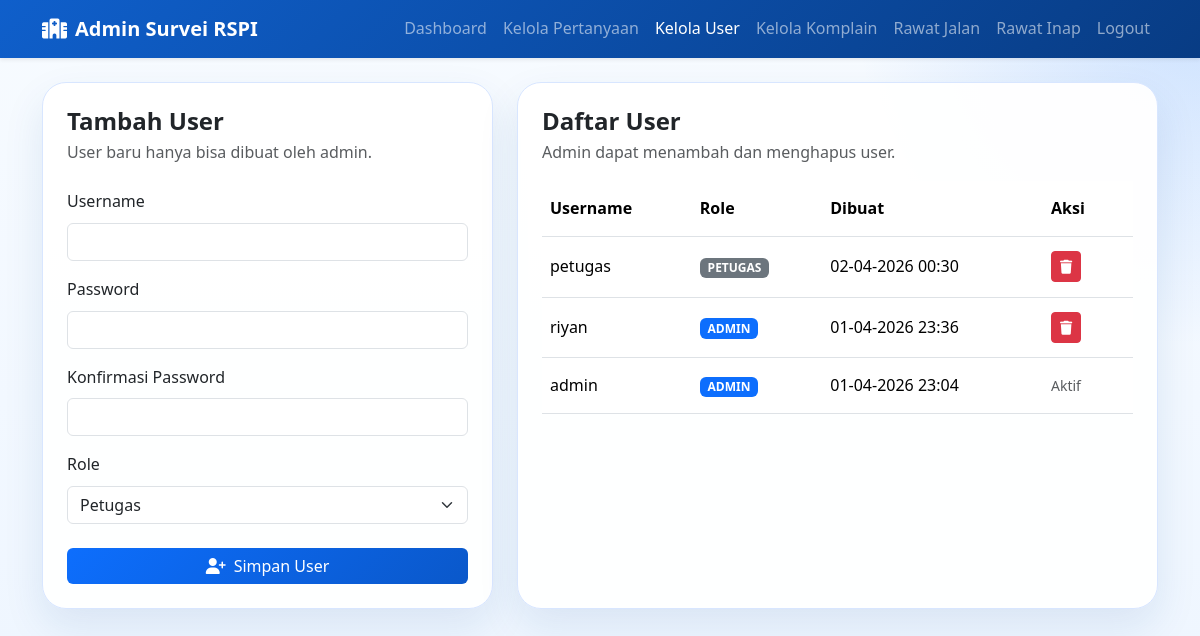
Screenshot of /admin/users/index.php (signed in) with the database file from the repository.
### tables this page shows
CREATE TABLE `users` (
  `id` int(11) NOT NULL,
  `username` varchar(50) NOT NULL,
  `password` varchar(255) NOT NULL,
  `role` enum('admin','petugas') DEFAULT 'petugas',
  `created_at` datetime NOT NULL DEFAULT current_timestamp()
);

### config/koneksi.php (called while the page is built, shortened)
<?php
function url(string $path = ''): string
{
    return BASE_URL . ($path !== '' ? '/' . ltrim($path, '/') : '');
}
function e(string $value): string
{
    return htmlspecialchars($value, ENT_QUOTES, 'UTF-8');
}
function user_saat_ini(): ?array
{
    return $_SESSION['user'] ?? null;
}
?>

### admin/users/index.php (the view, shortened to what this page needs)
<?php
require_once __DIR__ . '/../../config/koneksi.php';
$users = mysqli_query($conn, 'SELECT id, username, role, created_at FROM users ORDER BY id DESC');
require_once __DIR__ . '/../../includes/header.php';
require_once __DIR__ . '/../../includes/admin_nav.php';
?>
<div class="container py-4">
    <div class="row g-4">
        <div class="col-lg-5">
            <div class="card google-card h-100">
                <div class="card-body p-4">
                    <h4 class="fw-bold mb-1">Tambah User</h4>
                    <p class="text-muted mb-4">User baru hanya bisa dibuat oleh admin.</p>
                    <form action="<?= url('auth/simpan_user.php'); ?>" method="post">
                        <div class="mb-3"><label class="form-label">Username</label><input type="text" name="username" class="form-control" required></div>
                        <div class="mb-3"><label class="form-label">Password</label><input type="password" name="password" class="form-control" required></div>
                        <div class="mb-3"><label class="form-label">Konfirmasi Password</label><input type="password" name="konfirmasi_password" class="form-control" required></div>
                        <div class="mb-4"><label class="form-label">Role</label><select name="role" class="form-select" required><option value="petugas">Petugas</option><option value="admin">Admin</option></select></div>
                        <button type="submit" class="btn btn-rs-primary w-100"><i class="fa-solid fa-user-plus me-2"></i>Simpan User</button>
                    </form>
                </div>
            </div>
        </div>
        <div class="col-lg-7">
            <div class="card google-card h-100">
                <div class="card-body p-4">
                    <div class="d-flex justify-content-between align-items-center mb-3">
                        <div>
                            <h4 class="fw-bold mb-1">Daftar User</h4>
                            <p class="text-muted mb-0">Admin dapat menambah dan menghapus user.</p>
                        </div>
                    </div>
                    <div class="table-responsive">
                        <table class="table align-middle">
                            <thead>
                                <tr>
                                    <th>Username</th>
                                    <th>Role</th>
                                    <th>Dibuat</th>
                                    <th width="90">Aksi</th>
                                </tr>
                            </thead>
                            <tbody>
                                <?php while ($user = mysqli_fetch_assoc($users)) : ?>
                                    <tr>
                                        <td><?= e($user['username']); ?></td>
                                        <td><span class="badge <?= $user['role'] === 'admin' ? 'text-bg-primary' : 'text-bg-secondary'; ?>"><?= strtoupper(e($user['role'])); ?></span></td>
                                        <td><?= !empty($user['created_at']) ? date('d-m-Y H:i', strtotime($user['created_at'])) : '-'; ?></td>
                                        <td>
                                            <?php if ((int) $user['id'] !== (int) user_saat_ini()['id']) : ?>
                                                <a href="<?= url('admin/users/hapus.php?id=' . $user['id']); ?>" class="btn btn-sm btn-danger" onclick="return confirm('Hapus user ini?')"><i class="fa-solid fa-trash"></i></a>
                                            <?php else : ?>
                                                <span class="text-muted small">Aktif</span>
                                            <?php endif; ?>
                                        </td>
                                    </tr>
                                <?php endwhile; ?>
                            </tbody>
                        </table>
                    </div>
                </div>
            </div>
        </div>
    </div>
</div>
<?php require_once __DIR__ . '/../../includes/footer.php'; ?>

### assets/css/style.css (style rules this page uses)
* { box-sizing: border-box; }
html { scroll-behavior: smooth; }
body { margin: 0; font-family: "Segoe UI", Tahoma, Geneva, Verdana, sans-serif; color: var(--rs-text); line-height: 1.6; }
.bg-soft-blue { background: radial-gradient(circle at top right, rgba(13, 110, 253, 0.18), transparent 24%), linear-gradient(180deg, #f7fbff 0%, #edf5ff 100%); min-height: 100vh; }
.hero-copy, .hero-panel, .google-card, .form-header-card { position: relative; z-index: 1; }
.google-card, .form-header-card { background: var(--rs-surface); border: 1px solid var(--rs-border); border-radius: 24px; box-shadow: 0 18px 40px rgba(20, 74, 145, 0.10); }
.btn-rs-primary { background: linear-gradient(135deg, #0d6efd 0%, #0a58ca 100%); border: none; color: #fff; }
.table > :not(caption) > * > * { padding-top: 0.9rem; padding-bottom: 0.9rem; }

### rows the page displays
users: username "petugas", role "PETUGAS", created_at "02-04-2026 00:30"
users: username "riyan", role "ADMIN", created_at "01-04-2026 23:36"
users: username "admin", role "ADMIN", created_at "01-04-2026 23:04", shows "Aktif"
